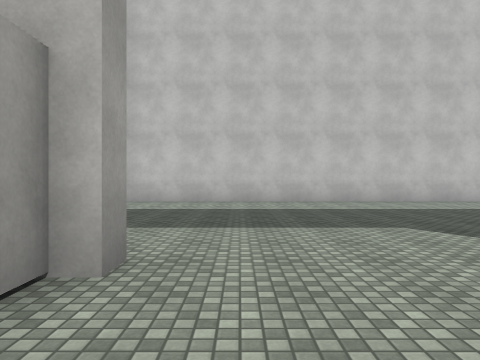
view 1 (above)

24 first-person views from a walk through a 3-D level made in the Unity game engine. The camera is 1.3 m above the floor, looks level and sees 70° across. The floor is counted in squares, 2 m on a side. Each view is taken from the middle of a square. On the plan, view 1 faces up. The plan holds only what a view shows up to about 10 squares ahead; the rest is blank. The place goes on beyond the plan. Surface patterns are stand-ins for the level's own textures.

view 2
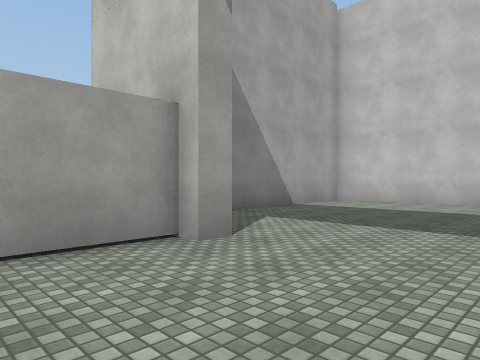

view 3
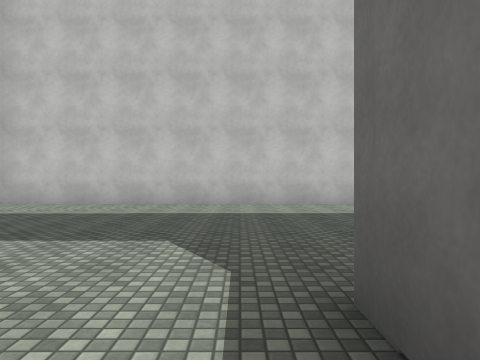

view 4
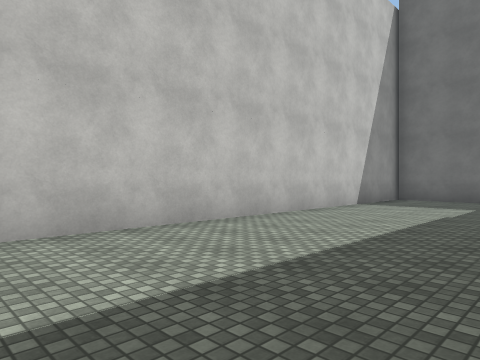

view 5
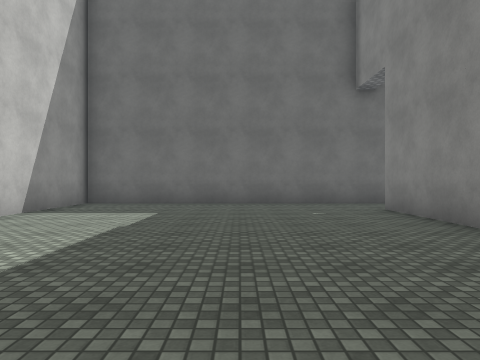

view 6
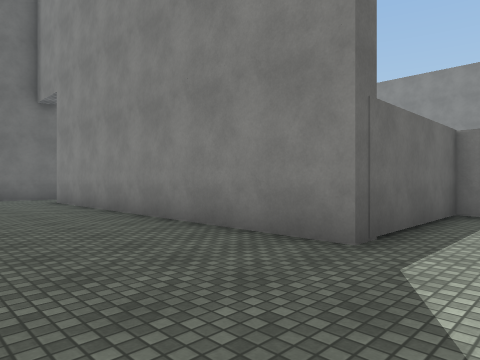

view 7
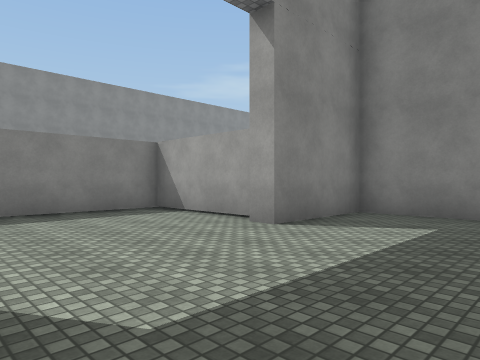

view 8
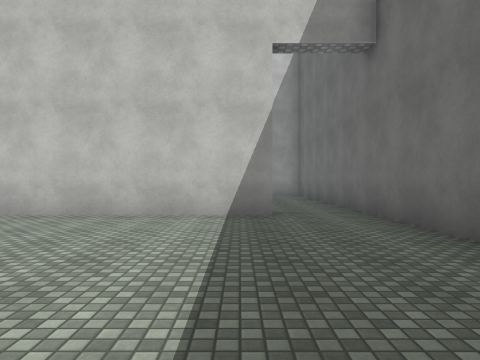

view 9
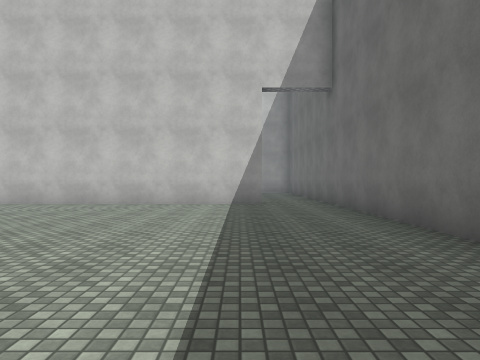

view 10
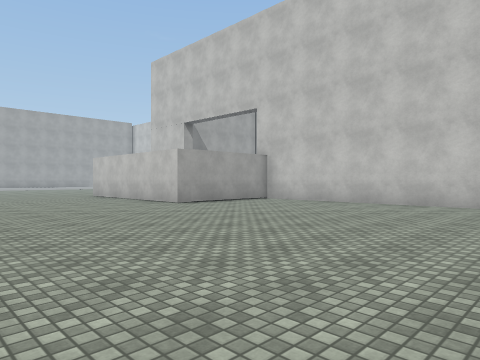

view 11
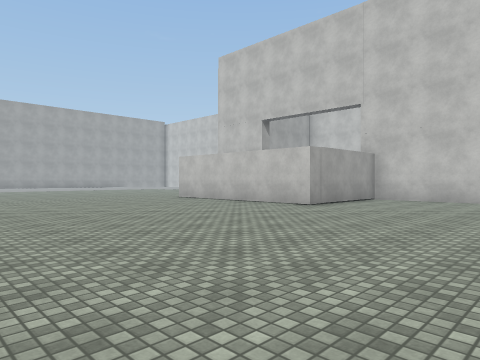

view 12
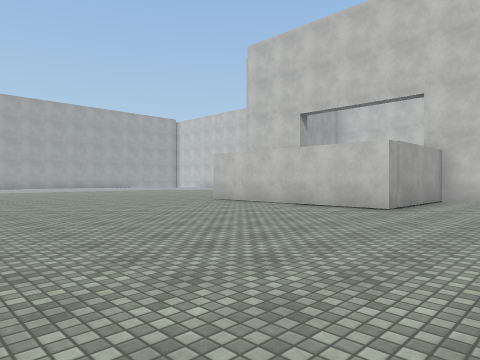

view 13
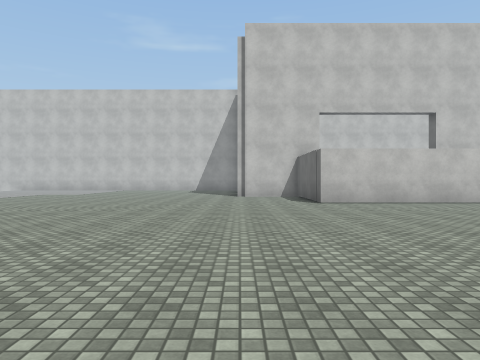

view 14
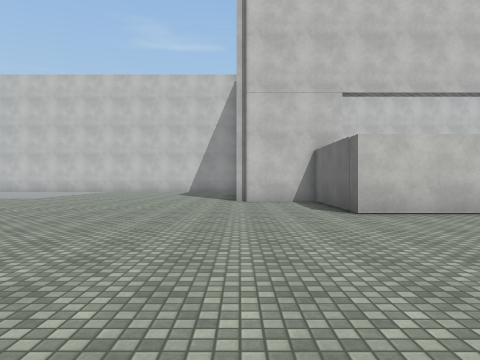

view 15
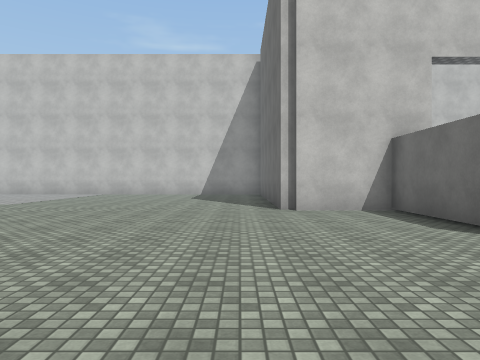

view 16
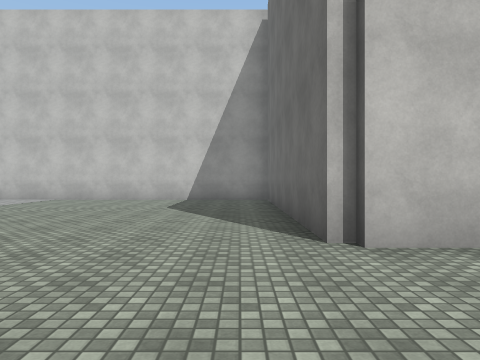

view 17
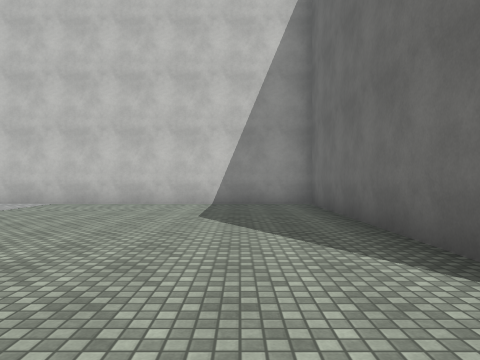

view 18
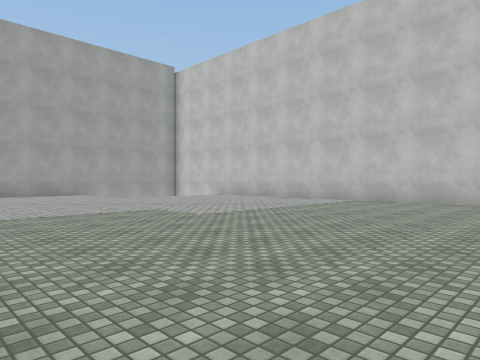

view 19
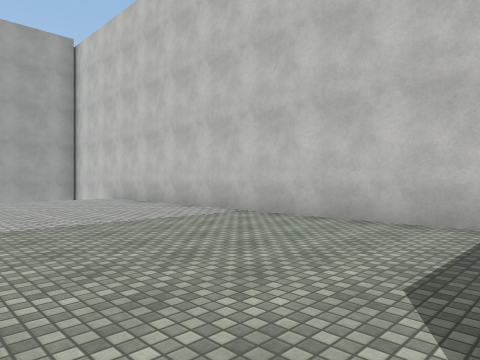

view 20
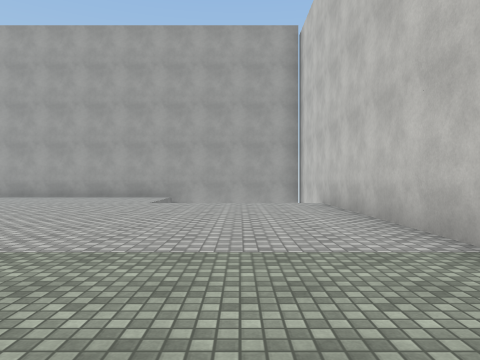

view 21
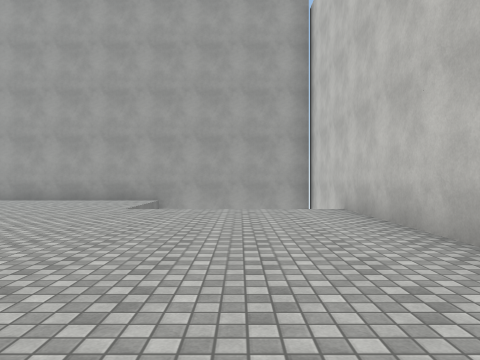

view 22
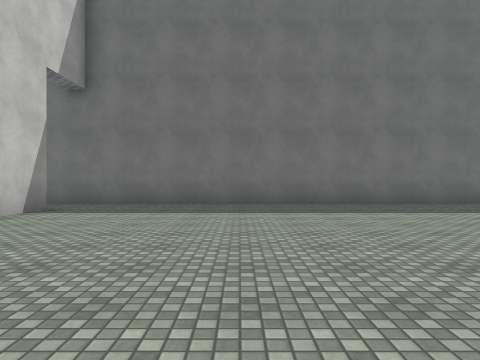

view 23
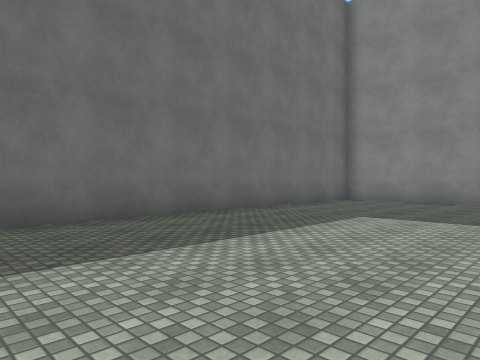

view 24
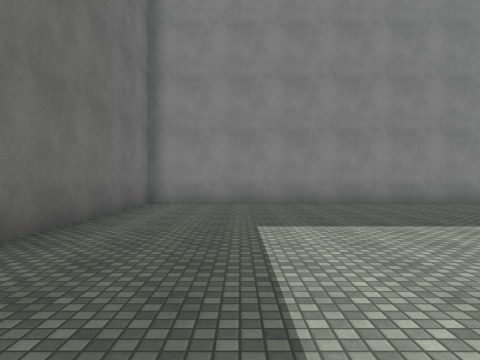

### Floor plan
Points are (right, up) in squares from view 1. A wall is a line through its corners. A room is listed if a view was taken in it or the views show most of it. See-through windows are left out.
Room 1 (views 1, 2, 3, 4, 5, 6, 7)
walls: (-3.6, 8.5) (-3.6, 2.8) (-0.9, 2.8) (-0.9, 2.3) (-1.3, 2.3) (-1.3, -1) (3.6, -1) (3.6, 2.8) (12.6, 2.8); (14.5, 2.5) (14.5, 10.2); (14.8, 10.3) (-3.9, 10.3)
ways out: opening at (13.5, 3) to room 2
Room 2 (views 8, 9, 10, 11, 12, 13, 14, 15, 16, 17, 18, 19, 20, 21, 22, 23, 24)
walls: (-3.9, 10.3) (-18.9, 10.3); (5.2, -14.5) (14.5, -14.5) (14.5, 2.5); (12.6, 2.3) (4.1, 2.3) (4.1, -1.5) (-1.8, -1.5) (-1.8, 2.3) (-4.1, 2.3) (-4.1, 10)
ways out: opening at (13.5, 3) to room 1

Positions as (right, up) in squares from view 1, and headings:
1: (0, 0), facing up
2: (2, 0), facing up-left
3: (3, 1), facing up
4: (3, 6), facing up-right
5: (5, 6), facing right
6: (2, 6), facing down-right
7: (3, 6), facing down-left
8: (12, -4), facing up
9: (12, -7), facing up
10: (12, -7), facing up-left
11: (9, -9), facing up-left
12: (7, -9), facing up-left
13: (-4, -11), facing up
14: (-4, -8), facing up
15: (-5, -5), facing up
16: (-5, -1), facing up
17: (-6, 1), facing up
18: (-6, 0), facing up-left
19: (-6, 5), facing up-left
20: (-8, 8), facing left
21: (-10, 8), facing left
22: (5, -2), facing right
23: (9, -4), facing down-right
24: (12, -5), facing down
